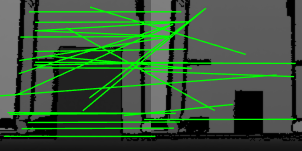
%> input picture before_ransac.png, 302 x 151 px, given in place of color_far.png, which was not available
$ octave --eval "invert_images;"   (GNU Octave 9; MATLAB toolbox functions it lacks are replaced by stand-ins)
%> lines starting %> are read from the running program, lines starting %| are printed output that depends on the picture; pictures that were not available may be replaced by others from this repository, and a replacement may not be noted
function invert_images()
    invert_image('inter_2', 'inter', ['color_far.png']);
    invert_image('inter_2', 'inter', ['img-final.png']);
    invert_image('inter_2', 'inter', ['init_img.png']);
    invert_image('inter_2', 'inter', ['regenerated_img.png']);

    for i = [0:71]
        invert_image('inter_2', 'inter', ['img-' int2str(i) '.png']);
% [7 lines not run here, left out]
function invert_image(src_dir, dst_dir, filename)
%> called with src_dir = 'inter_2', dst_dir = 'inter', filename = 'color_far.png'
    img = imread([src_dir '/' filename]);
%> img is the input picture: size 151x302x3 uint8; mean R, G, B 58.4, 87, 58.4
    img = flipdim(img, 2);
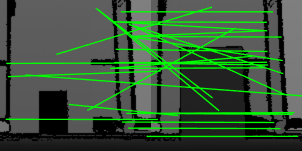
%> img: size 151x302x3 uint8; mean R, G, B 58.4, 87, 58.4; mean of the top-left, top-right, bottom-left and bottom-right quarters 86.2, 79.6, 56.6, 49.6
    imwrite(img, [dst_dir '/' filename]);

%> call 2 of invert_image, with src_dir = 'inter_2', dst_dir = 'inter', filename = 'img-final.png'
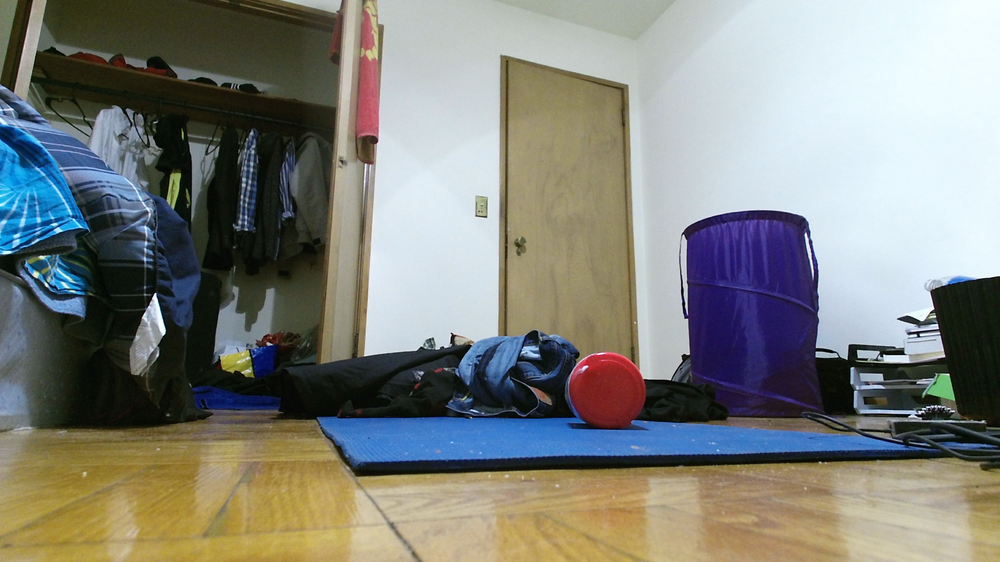
%> input picture color-ac2.png, 1000 x 562 px, shrunk from 1920 x 1080 before the run, given in place of img-final.png, which was not available
%> in invert_image, img is the input picture: size 562x1000x3 uint8; mean R, G, B 128.9, 131, 125
%> in invert_image (call 2), `img = flipdim(img, 2);`:
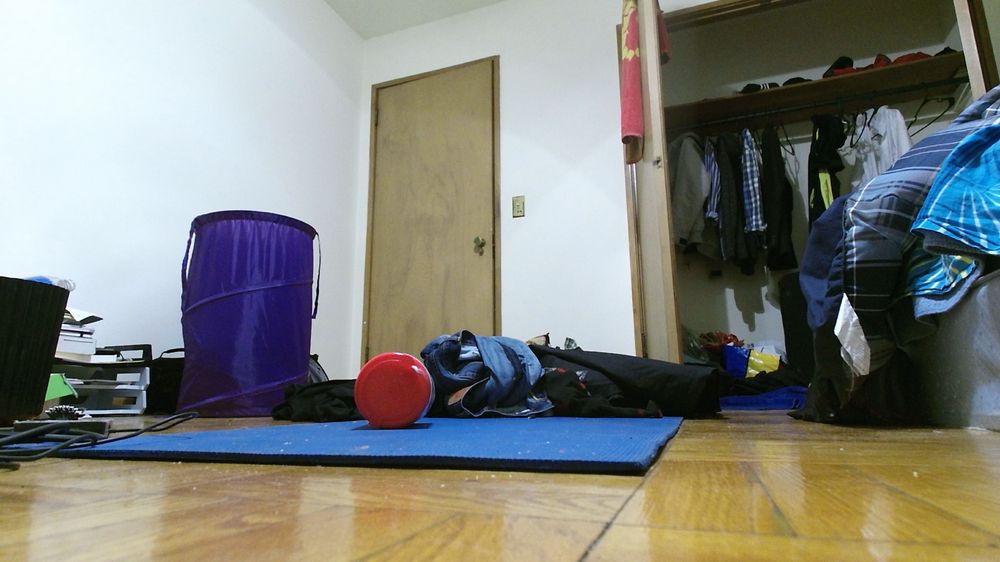
%> img: size 562x1000x3 uint8; mean R, G, B 128.9, 131, 125; mean of the top-left, top-right, bottom-left and bottom-right quarters 196.5, 105.8, 108.6, 102.5
%> call 3 of invert_image, with src_dir = 'inter_2', dst_dir = 'inter', filename = 'init_img.png'
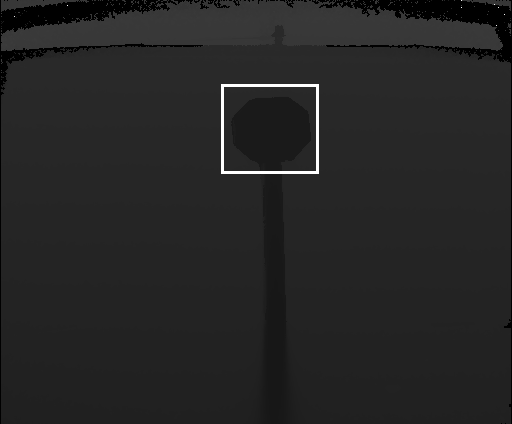
%> input picture init_img.png, 512 x 424 px
%> in invert_image, img is the input picture: size 424x512 uint8; min 0, max 255, mean 37.4
%> in invert_image (call 3), `img = flipdim(img, 2);`:
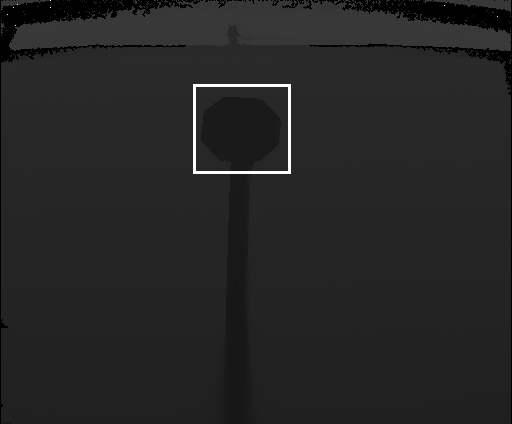
%> img: size 424x512 uint8; min 0, max 255, mean 37.4; mean of the top-left, top-right, bottom-left and bottom-right quarters 40.7, 40.8, 33.7, 34.6
%> call 4 of invert_image, with src_dir = 'inter_2', dst_dir = 'inter', filename = 'regenerated_img.png'
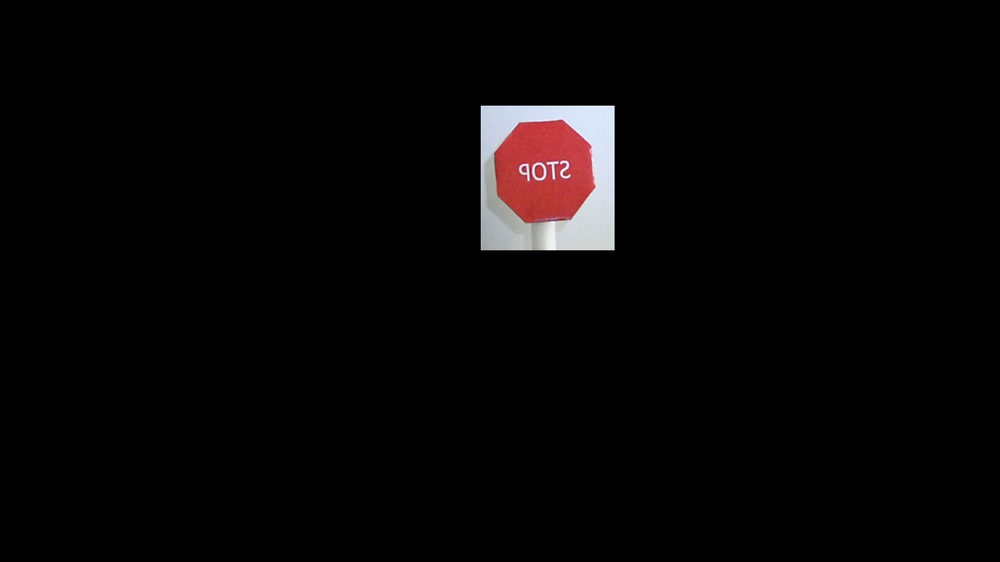
%> input picture regenerated_img.png, 1000 x 562 px, shrunk from 1920 x 1080 before the run
%> in invert_image, img is the input picture: size 562x1000x3 uint8; mean R, G, B 6.7, 5.1, 5.3
%> in invert_image (call 4), `img = flipdim(img, 2);`:
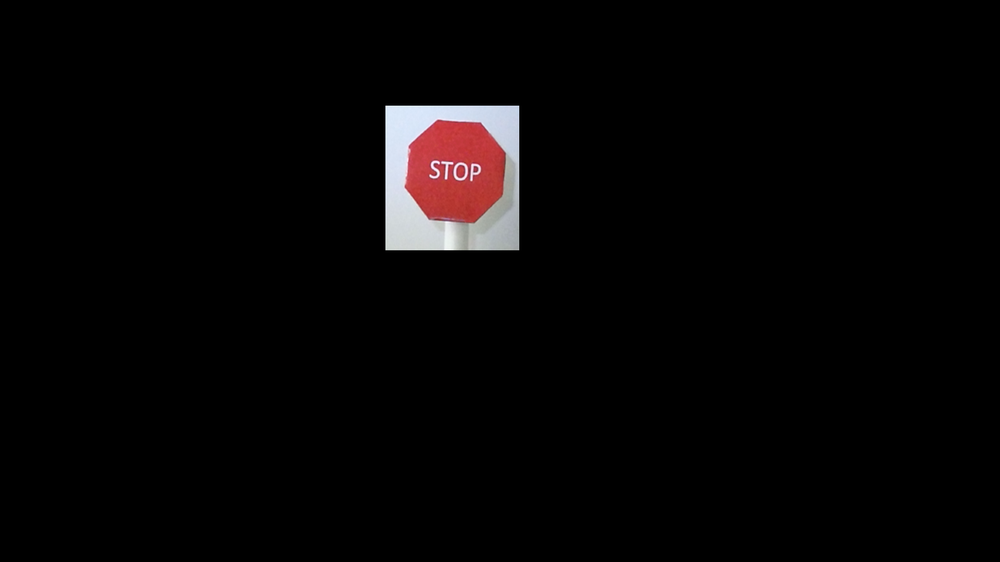
%> img: size 562x1000x3 uint8; mean R, G, B 6.7, 5.1, 5.3; mean of the top-left, top-right, bottom-left and bottom-right quarters 19.2, 3.6, 0, 0
%> (the run ends here)
